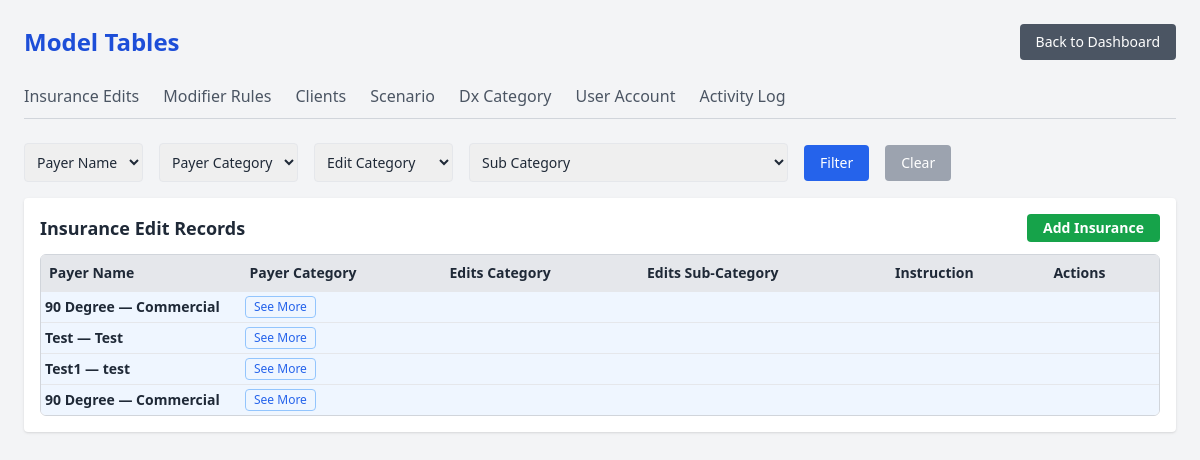
Before: /model-tables/ with the older database file.
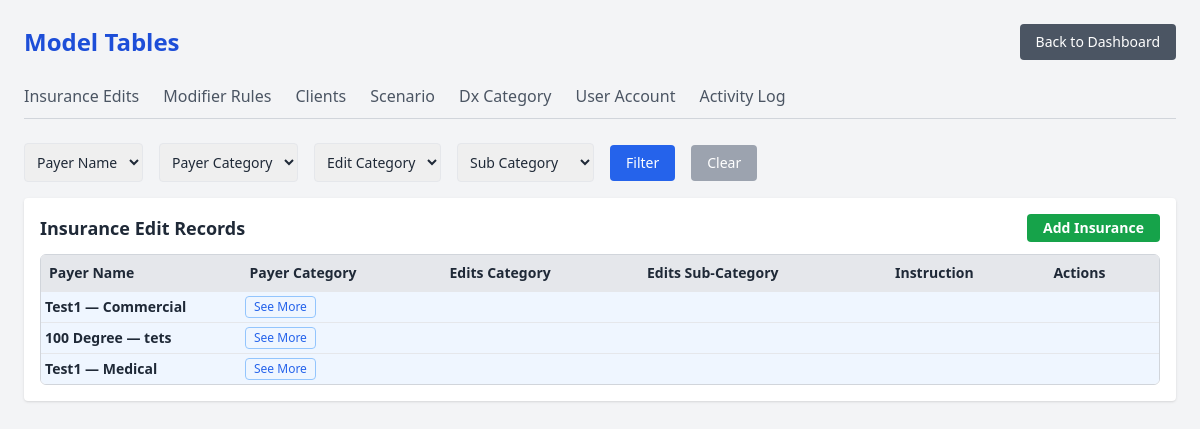
After: the same page with the newer database file.
### insurance_update/models.py (models this page shows, shortened)
class InsuranceEdit(models.Model):
    client = models.ForeignKey('Client', on_delete=models.CASCADE)
    payer_name = models.CharField(max_length=255)
    payer_category = models.CharField(max_length=255)
    edit_type = models.CharField(max_length=50)
    edit_sub_category = models.CharField(max_length=255, blank=True, null=True)
    instruction = models.TextField()
    version = models.CharField(max_length=50)
    created_by = models.ForeignKey(settings.AUTH_USER_MODEL, on_delete=models.SET_NULL, null=True)
    created_at = models.DateTimeField(auto_now_add=True)

### insurance_update/views.py (the view)
# urls.py: path('model-tables/', model_tables_view, name='model_tables'),
def model_tables_view(request):
    insurance_filter = Q()
    client_id = request.GET.get('client', '').strip()
    if client_id:
        insurance_filter &= Q(client__id=client_id)
    payer_name = request.GET.get('payer_name', '').strip()
    if payer_name:
        insurance_filter &= Q(payer_name=payer_name)
    payer_category = request.GET.get('payer_category', '').strip()
    if payer_category:
        insurance_filter &= Q(payer_category=payer_category)
    edit_type = request.GET.get('edit_type', '')
    if edit_type:
        insurance_filter &= Q(edit_type__icontains=edit_type.strip())
    edit_sub_category = request.GET.get('edit_sub_category', '').strip()
    if edit_sub_category:
        insurance_filter &= Q(edit_sub_category=edit_sub_category)
    if insurance_filter:
        insurance_edits = InsuranceEdit.objects.filter(insurance_filter)
    else:
        insurance_edits = InsuranceEdit.objects.all()
    clients = Client.objects.all()
    payer_names = InsuranceEdit.objects.values_list('payer_name', flat=True).distinct()
    payer_categories = InsuranceEdit.objects.values_list('payer_category', flat=True).distinct()
    edit_types = InsuranceEdit.objects.values_list('edit_type', flat=True).distinct()
    edit_sub_categories = InsuranceEdit.objects.values_list('edit_sub_category', flat=True).distinct()
    mod_filter = Q()
    mod_payer_name = request.GET.get('payer_name', '')
    mod_payer_category = request.GET.get('payer_category', '')
    code_type = request.GET.get('code_type', '')
    if mod_payer_name:
        mod_filter &= Q(payer_name=mod_payer_name)
    if mod_payer_category:
        mod_filter &= Q(payer_category=mod_payer_category)
    if code_type:
        mod_filter &= Q(code_type=code_type)
    code_list = request.GET.get('code_list', '')
    sub_category = request.GET.get('sub_category', '')
    if code_list:
        mod_filter &= Q(code_list__icontains=code_list)
    if sub_category:
        mod_filter &= Q(sub_category__icontains=sub_category)
    modifier_rules = ModifierRule.objects.filter(mod_filter)
    mod_payer_names = ModifierRule.objects.values_list('payer_name', flat=True).distinct()
    mod_payer_categories = ModifierRule.objects.values_list('payer_category', flat=True).distinct()
    code_types = ModifierRule.objects.values_list('code_type', flat=True).distinct()
    client_filter = Q()
    name = request.GET.get('client_name', '').strip()
    active = request.GET.get('active', '').strip()
    if name:
        client_filter &= Q(name__icontains=name)
    if active == 'true':
        client_filter &= Q(active=True)
    elif active == 'false':
        client_filter &= Q(active=False)
    clients = Client.objects.filter(client_filter)
    activity_logs = ActivityLog.objects.order_by('-timestamp')[:100]
    users = User.objects.select_related('client').order_by('role')
    grouped_insurance_edits = defaultdict(list)
    for edit in insurance_edits:
        key = f"{edit.payer_name}__{edit.payer_category}"
        grouped_insurance_edits[key].append(edit)
    grouped_insurance = defaultdict(list)
    for edit in insurance_edits:
        key = f"{edit.payer_name}__{edit.payer_category}"
        grouped_insurance[key].append(edit)
    return render(request, 'model_tables.html', {
        'insurance_edits': insurance_edits,
        'clients': clients,
        'payer_names': payer_names,
        'payer_categories': payer_categories,
        'edit_types': edit_types,
        'edit_sub_categories': edit_sub_categories,
        'filters': request.GET,
        'modifier_rules': modifier_rules,
        'mod_payer_names': mod_payer_names,
        'mod_payer_categories': mod_payer_categories,
        'code_types': code_types,
        'activity_logs': activity_logs,
        'scenario_data': Scenario.objects.all(),
        'dxcategory_data': DxCategory.objects.all(),
        'users': users
    })

### insurance_update/models.py (called while the page is built)
    def __str__(self):
        return self.email

### insurance_update/templates/model_tables.html (shortened to what this page needs)
{% load custom_filters %}
<!DOCTYPE html>
<html lang="en">
<head>
  <script src="https://cdn.tailwindcss.com"></script>
</head>
<body class="bg-gray-100 p-6 text-gray-800">
  <div class="flex justify-between items-center mb-6">
    <h1 class="text-2xl font-bold text-blue-700">Model Tables</h1>
    <a href="{% url 'dashboard' %}" class="bg-gray-600 text-white px-4 py-2 rounded hover:bg-gray-700 text-sm">
      Back to Dashboard
    </a>
  </div>
  <div class="flex border-b border-gray-300 mb-6 space-x-6">
    <button id="btn-insurance-tab" onclick="switchTab('insurance-tab')" class="tab-button pb-2 border-b-2 border-transparent text-gray-600 hover:text-blue-600 hover:border-blue-600">
  Insurance Edits
</button>
<button id="btn-modifier-tab" onclick="switchTab('modifier-tab')" class="tab-button pb-2 border-b-2 border-transparent text-gray-600 hover:text-blue-600 hover:border-blue-600">
  Modifier Rules
</button>
<button id="btn-client-tab" onclick="switchTab('client-tab')" class="tab-button pb-2 border-b-2 border-transparent text-gray-600 hover:text-blue-600 hover:border-blue-600">
  Clients
</button>
    <button id="btn-scenario-tab" onclick="switchTab('scenario-tab')" class="tab-button pb-2 border-b-2 border-transparent text-gray-600 hover:text-blue-600 hover:border-blue-600">
    Scenario
  </button>
  <button id="btn-dxcategory-tab" onclick="switchTab('dxcategory-tab')" class="tab-button pb-2 border-b-2 border-transparent text-gray-600 hover:text-blue-600 hover:border-blue-600">
    Dx Category
  </button>
    <button id="btn-user-tab" onclick="switchTab('user-tab')" class="tab-button pb-2 border-b-2 border-transparent text-gray-600 hover:text-blue-600 hover:border-blue-600">
  User Account
</button>
    <button id="btn-activity-tab" onclick="switchTab('activity-tab')" class="tab-button pb-2 border-b-2 border-transparent text-gray-600 hover:text-blue-600 hover:border-blue-600">
  Activity Log
</button>
  </div>
  <div id="insurance-tab" class="tab-content">
    <form method="get" class="mb-4">
  <div class="flex flex-wrap gap-4 text-sm items-center">
    <select name="payer_name" class="p-2 border rounded">
      <option value="">Payer Name</option>
    </select>
    <select name="payer_category" class="p-2 border rounded">
      <option value="">Payer Category</option>
    </select>
    <select name="edit_type" class="p-2 border rounded">
      <option value="">Edit Category</option>
    </select>
    <select name="edit_sub_category" class="p-2 border rounded">
      <option value="">Sub Category</option>
    </select>
    <button type="submit" class="px-4 py-2 bg-blue-600 text-white rounded">Filter</button>
    <a href="{% url 'model_tables' %}#insurance-tab" class="px-4 py-2 bg-gray-400 text-white rounded">Clear</a>
  </div>
</form>
    <div class="overflow-x-auto bg-white p-4 rounded shadow">
  <h2 class="text-lg font-semibold mb-3 flex justify-between items-center">
    <span>Insurance Edit Records</span>
    <button onclick="openInsuranceModal()" class="bg-green-600 text-white px-4 py-1 rounded hover:bg-green-700 text-sm">
      Add Insurance
    </button>
  </h2>
<div class="overflow-y-auto max-h-[600px] border border-gray-300 rounded-md">
  <table class="min-w-full table-fixed text-sm">
    <thead class="bg-gray-200 text-left sticky top-0 z-10">
      <tr>
        <th class="p-2 border-r bg-gray-200">Payer Name</th>
        <th class="p-2 border-r bg-gray-200">Payer Category</th>
        <th class="p-2 border-r bg-gray-200">Edits Category</th>
        <th class="p-2 border-r bg-gray-200">Edits Sub-Category</th>
        <th class="p-2 whitespace-wrap bg-gray-200">Instruction</th>
        <th class="p-2 bg-gray-200">Actions</th>
      </tr>
    </thead>
    <tbody>
      {% if insurance_edits %}
        {% regroup insurance_edits by payer_name as payer_groups %}
        {% for group in payer_groups %}
          {% regroup group.list by payer_category as sub_groups %}
            {% for subgroup in sub_groups %}
              {% with key=group.grouper|stringformat:"s"|add:"__"|add:subgroup.grouper %}
                <tr class="bg-blue-50 border-t text-sm">
                  <td class="p-1 w-[200px] font-semibold truncate">
                    {{ group.grouper }} — {{ subgroup.grouper }}
                  </td>
                  <td class="p-1 w-[200px]">
                    <button
                      id="btn-{{ key|slugify }}"
                      type="button"
                      onclick="togglePayer('{{ key|slugify }}')"
                      class="text-blue-600 text-xs px-2 py-0.5 border border-blue-300 rounded hover:bg-blue-100">
                      See More
                    </button>
                  </td>
                  <td colspan="4" class="p-1"></td>
                </tr>
              {% endwith %}
            {% endfor %}
        {% endfor %}
      {% else %}
        <tr>
          <td colspan="6" class="text-center text-gray-500 py-6">No records found.</td>
        </tr>
      {% endif %}
    </tbody>
  </table>
</div>
</div>
  </div>
</body>
</html>

Changed rows visible on the page:
removed InsuranceEdit: grouper "90 Degree", grouper "Commercial"
removed InsuranceEdit: grouper "Test", grouper "Test"
removed InsuranceEdit: grouper "Test1", grouper "test"
removed InsuranceEdit: grouper "90 Degree", grouper "Commercial"
added InsuranceEdit: grouper "Test1", grouper "Commercial"
added InsuranceEdit: grouper "100 Degree", grouper "tets"
added InsuranceEdit: grouper "Test1", grouper "Medical"
Other visible differences:
list line gone: "— See More"
new list line: "— See More"
